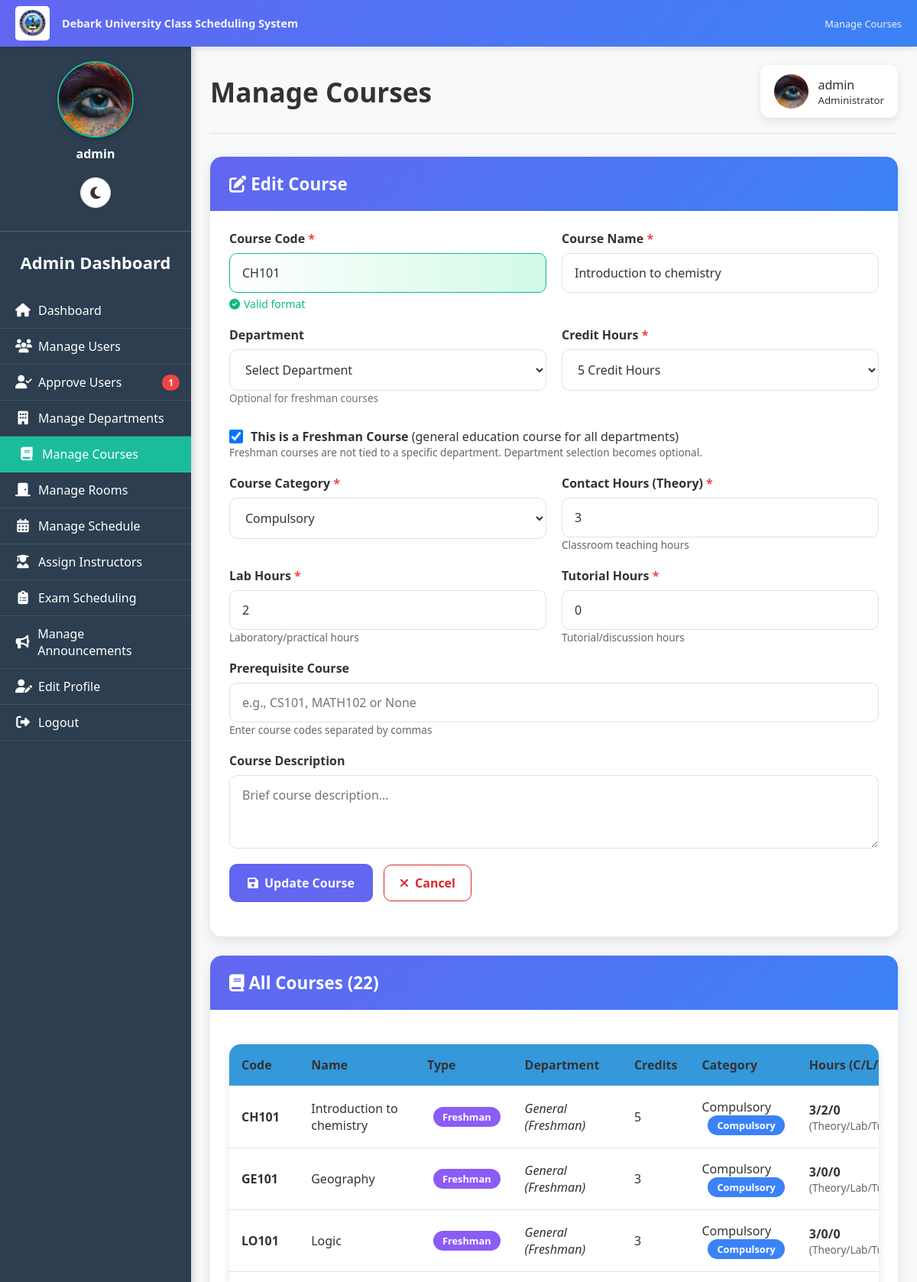
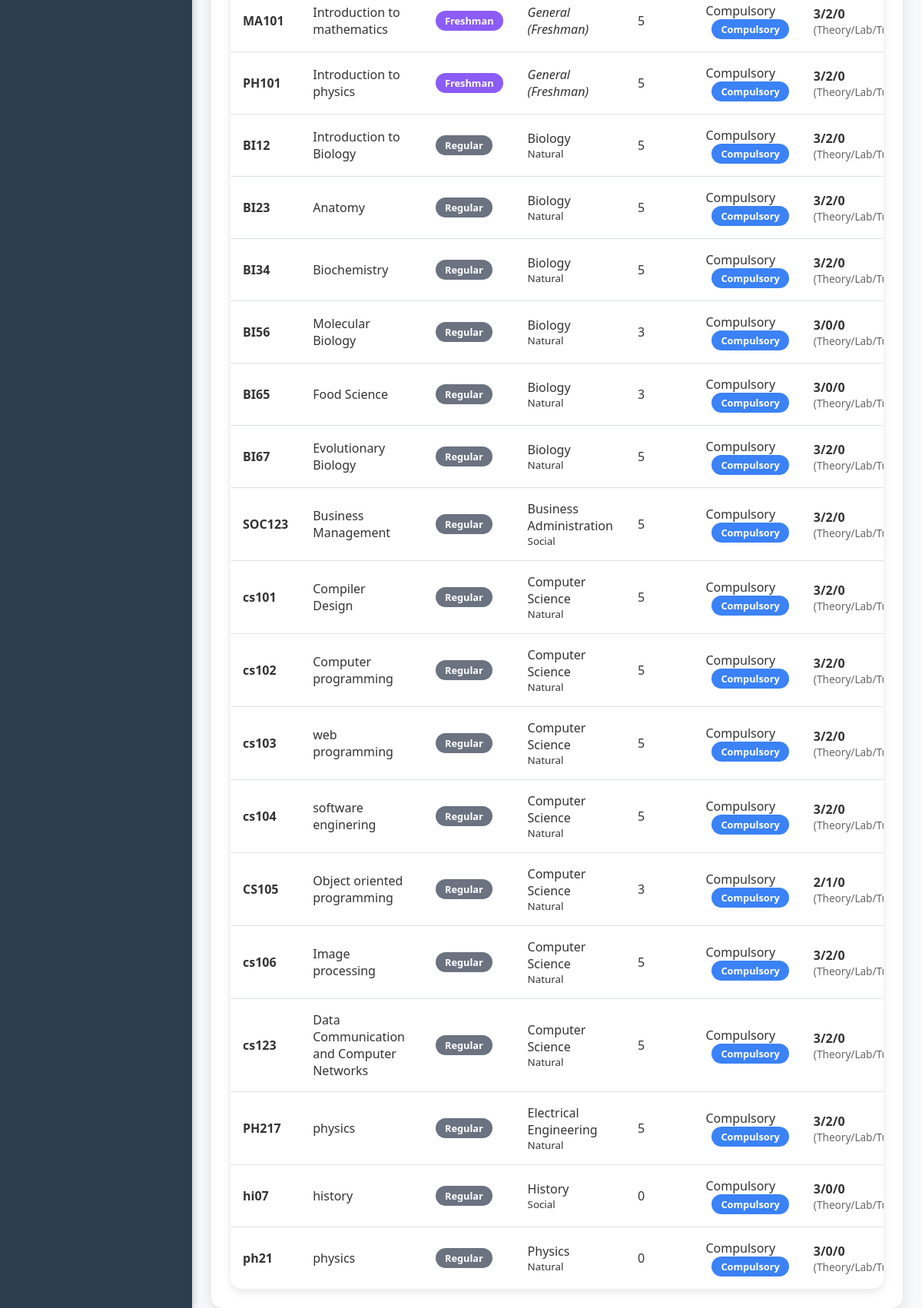
The app's page /admin/manage_courses.php?edit=33 (signed in) with its own data (2 pictures, top to bottom).
### tables this page shows
CREATE TABLE `users` (
  `user_id` int(11) NOT NULL,
  `username` varchar(50) NOT NULL,
  `password` varchar(255) NOT NULL,
  `full_name` varchar(100) NOT NULL,
  `student_id` varchar(50) DEFAULT NULL,
  `email` varchar(100) DEFAULT NULL,
  `role` enum('admin','instructor','student','department_head') NOT NULL,
  `department_id` int(11) DEFAULT NULL,
  `year` varchar(10) DEFAULT NULL,
  `created_at` timestamp NOT NULL DEFAULT current_timestamp(),
  `profile_picture` varchar(255) DEFAULT NULL,
  `email_verified` tinyint(1) DEFAULT 0,
  `verification_token` varchar(255) DEFAULT NULL,
  `is_approved` tinyint(1) DEFAULT 0,
  `is_verified` tinyint(1) NOT NULL DEFAULT 0,
  `id_number` varchar(20) DEFAULT NULL
);

CREATE TABLE `courses` (
  `course_id` int(11) NOT NULL,
  `course_code` varchar(20) NOT NULL,
  `course_name` varchar(100) NOT NULL,
  `credit_hours` int(11) NOT NULL,
  `department_id` int(11) DEFAULT NULL,
  `created_at` timestamp NOT NULL DEFAULT current_timestamp(),
  `prerequisite` varchar(255) DEFAULT NULL,
  `category` enum('Compulsory','Elective','Optional') DEFAULT 'Compulsory',
  `contact_hours` int(11) NOT NULL DEFAULT 3,
  `lab_hours` int(11) NOT NULL DEFAULT 0,
  `tutorial_hours` int(11) NOT NULL DEFAULT 0,
  `description` text DEFAULT NULL,
  `is_freshman` tinyint(1) DEFAULT 0
);

CREATE TABLE `departments` (
  `department_id` int(11) NOT NULL,
  `department_name` varchar(100) NOT NULL,
  `department_code` varchar(10) DEFAULT NULL,
  `category` varchar(50) NOT NULL,
  `description` text DEFAULT NULL
);

### public/admin/manage_courses.php (the view, shortened to what the rows shown need)
<?php
require __DIR__ . '/../../includes/db.php';
include __DIR__ . '/../includes/darkmode.php';
$user_stmt = $pdo->prepare("SELECT username, email, profile_picture FROM users WHERE user_id=?");
$user_stmt->execute([$_SESSION['user_id']]);
$current_user = $user_stmt->fetch();
function getAdminProfilePicturePath($profile_picture) {
    $locations = [
        __DIR__ . '/../uploads/admin/' . $profile_picture,
        __DIR__ . '/../uploads/' . $profile_picture,
        __DIR__ . '/../../uploads/' . $profile_picture,
        'uploads/admin/' . $profile_picture,
        '../uploads/admin/' . $profile_picture,
        'uploads/' . $profile_picture,
        '../uploads/' . $profile_picture,
    ];
    foreach ($locations as $location) {
        if (file_exists($location)) {
            if (strpos($location, '/admin/') !== false) {
                return '../uploads/admin/' . $profile_picture;
            } elseif (strpos($location, 'uploads/admin/') !== false) {
                return 'uploads/admin/' . $profile_picture;
            } elseif (strpos($location, '../uploads/') !== false) {
                return '../uploads/' . $profile_picture;
            } elseif (strpos($location, 'uploads/') !== false) {
                return 'uploads/' . $profile_picture;
            }
        }
    }
    return '../assets/default_profile.png';
}
$profile_img_path = getAdminProfilePicturePath($current_user['profile_picture'] ?? '');
$edit_course = null;
if(isset($_GET['edit'])){
    $edit_id = (int)$_GET['edit'];
    $stmt = $pdo->prepare("
        SELECT c.*, d.department_name, d.category as dept_category
        FROM courses c
        LEFT JOIN departments d ON c.department_id = d.department_id
        WHERE c.course_id=?
    ");
    $stmt->execute([$edit_id]);
    $edit_course = $stmt->fetch();
}
$courses = $pdo->query("
    SELECT c.course_id, c.course_name, c.course_code, c.credit_hours, c.category as course_category,
           c.is_freshman, c.contact_hours, c.lab_hours, c.tutorial_hours, c.prerequisite, c.description,
           d.department_name, d.category as dept_category
    FROM courses c
    LEFT JOIN departments d ON c.department_id = d.department_id
    ORDER BY c.is_freshman DESC, d.department_name, c.course_code
")->fetchAll();
?>
<!DOCTYPE html>
<html lang="en" data-theme="<?= $darkMode ? 'dark' : 'light' ?>">
<head>
<link rel="stylesheet" href="https://cdnjs.cloudflare.com/ajax/libs/font-awesome/6.4.0/css/all.min.css">
<link rel="stylesheet" href="../../assets/css/darkmode.css">
</head>
<body>
    <div class="sidebar" id="sidebar">
        <div class="sidebar-content">
            <div class="sidebar-profile">
                <img src="<?= htmlspecialchars($profile_img_path) ?>" alt="Profile Picture" id="sidebarProfilePic"
                     onerror="this.onerror=null; this.src='../assets/default_profile.png';">
                <p><?= htmlspecialchars($current_user['username']) ?></p>
            </div>
            <h2>Admin Dashboard</h2>
        </div>
    </div>
    <div class="main-content">
        <div class="header">
            <h1>Manage Courses</h1>
            <div class="user-info">
                <img src="<?= htmlspecialchars($profile_img_path) ?>" alt="Profile" id="headerProfilePic"
                     onerror="this.onerror=null; this.src='../assets/default_profile.png';">
                <div>
                    <div><?= htmlspecialchars($current_user['username']) ?></div>
                    <small>Administrator</small>
                </div>
            </div>
        </div>
        <div class="card">
            <div class="card-body">
                <form method="POST" id="courseForm" onsubmit="return validateForm()">
                    <div class="form-row">
                        <div class="form-group">
                            <label for="course_code" class="required">Course Code</label>
                            <input type="text" name="course_code" id="course_code" class="form-control"
                                   placeholder="e.g., CS101" required
                                   value="<?= htmlspecialchars($edit_course['course_code'] ?? '') ?>"
                                   oninput="checkCourseCode()">
                            <div id="course-code-feedback"></div>
                        </div>
                        <div class="form-group">
                            <label for="course_name" class="required">Course Name</label>
                            <input type="text" name="course_name" id="course_name" class="form-control"
                                   placeholder="e.g., Introduction to Programming" required
                                   value="<?= htmlspecialchars($edit_course['course_name'] ?? '') ?>">
                        </div>
                    </div>
                    <div class="form-row">
                        <div class="form-group">
                            <label for="credit_hours" class="required">Credit Hours</label>
                            <select name="credit_hours" id="credit_hours" class="form-control" required>
                                <option value="5" <?= (isset($edit_course) && $edit_course['credit_hours']==5)?'selected':'' ?>>5 Credit Hours</option>
                            </select>
                        </div>
                    </div>
                    <div class="form-group">
                        <div class="checkbox-group">
                            <input type="checkbox" name="is_freshman" id="is_freshman" value="1"
                                   <?= (isset($edit_course) && $edit_course['is_freshman'])?'checked':'' ?>>
                            <label for="is_freshman">
                                <strong>This is a Freshman Course</strong> (general education course for all departments)
                            </label>
                        </div>
                    </div>
                    <div class="form-row">
                        <div class="form-group">
                            <label for="category" class="required">Course Category</label>
                            <select name="category" id="category" class="form-control" required>
                                <option value="Compulsory" <?= (!isset($edit_course) || (isset($edit_course) && $edit_course['category']=='Compulsory'))?'selected':'' ?>>Compulsory</option>
                            </select>
                        </div>
                        <div class="form-group">
                            <label for="contact_hours" class="required">Contact Hours (Theory)</label>
                            <input type="number" name="contact_hours" id="contact_hours" class="form-control"
                                   min="0" max="5" value="<?= $edit_course['contact_hours'] ?? 3 ?>" required>
                            <small class="hours-info">Classroom teaching hours</small>
                        </div>
                    </div>
                    <div class="form-row">
                        <div class="form-group">
                            <label for="lab_hours" class="required">Lab Hours</label>
                            <input type="number" name="lab_hours" id="lab_hours" class="form-control"
                                   min="0" max="5" value="<?= $edit_course['lab_hours'] ?? 0 ?>" required>
                            <small class="hours-info">Laboratory/practical hours</small>
                        </div>
                        <div class="form-group">
                            <label for="tutorial_hours" class="required">Tutorial Hours</label>
                            <input type="number" name="tutorial_hours" id="tutorial_hours" class="form-control"
                                   min="0" max="5" value="<?= $edit_course['tutorial_hours'] ?? 0 ?>" required>
                            <small class="hours-info">Tutorial/discussion hours</small>
                        </div>
                    </div>
                </form>
            </div>
        </div>
        <div class="card">
            <div class="card-body">
                <?php if($courses): ?>
                    <div class="table-container">
                        <table class="courses-table">
                            <thead>
                                <tr>
                                    <th>Code</th>
                                    <th>Name</th>
                                    <th>Type</th>
                                    <th>Department</th>
                                    <th>Credits</th>
                                    <th>Category</th>
                                    <th>Hours (C/L/T)</th>
                                </tr>
                            </thead>
                            <tbody>
                                <?php foreach($courses as $c): ?>
                                <tr>
                                    <td data-label="Code"><strong><?= htmlspecialchars($c['course_code']) ?></strong></td>
                                    <td data-label="Name"><?= htmlspecialchars($c['course_name']) ?></td>
                                    <td data-label="Type">
                                        <?php if($c['is_freshman']): ?>
                                            <span class="course-badge badge-freshman">Freshman</span>
                                        <?php else: ?>
                                            <span class="course-badge badge-regular">Regular</span>
                                        <?php endif; ?>
                                    </td>
                                    <td data-label="Department">
                                        <?php if($c['department_name']): ?>
                                            <?= htmlspecialchars($c['department_name']) ?>
                                            <br><small><?= $c['dept_category'] ?></small>
                                        <?php else: ?>
                                            <em>General (Freshman)</em>
                                        <?php endif; ?>
                                    </td>
                                    <td data-label="Credits"><?= $c['credit_hours'] ?></td>
                                    <td data-label="Category">
                                        <?= $c['course_category'] ?>
                                        <span class="course-badge badge-<?= strtolower($c['course_category']) ?>">
                                            <?= $c['course_category'] ?>
                                        </span>
                                    </td>
                                    <td data-label="Hours">
                                        <strong><?= $c['contact_hours'] ?>/<?= $c['lab_hours'] ?>/<?= $c['tutorial_hours'] ?></strong>
                                        <br>
                                        <small class="hours-info">(Theory/Lab/Tutorial)</small>
                                    </td>
                                </tr>
                                <?php endforeach; ?>
                            </tbody>
                        </table>
                    </div>
                <?php endif; ?>
            </div>
        </div>
    </div>
</body>
</html>

### records on screen
users: profile_picture (picture), username "admin"
courses: course_code "CH101", course_name "Introduction to chemistry", credit_hours "5 Credit Hours", is_freshman "☑", category "Compulsory", contact_hours "3", lab_hours "2", tutorial_hours "0", shows "Freshman", shows "General (Freshman)", credit_hours "5"
courses: course_code "GE101", course_name "Geography", is_freshman "Freshman", shows "General (Freshman)", credit_hours "3", category "Compulsory", contact_hours "3", lab_hours "0", tutorial_hours "0"
courses: course_code "LO101", course_name "Logic", is_freshman "Freshman", shows "General (Freshman)", credit_hours "3", category "Compulsory", contact_hours "3", lab_hours "0", tutorial_hours "0"
courses: course_code "MA101", course_name "Introduction to mathematics", is_freshman "Freshman", shows "General (Freshman)", credit_hours "5", category "Compulsory", contact_hours "3", lab_hours "2", tutorial_hours "0"
courses: course_code "PH101", course_name "Introduction to physics", is_freshman "Freshman", shows "General (Freshman)", credit_hours "5", category "Compulsory", contact_hours "3", lab_hours "2", tutorial_hours "0"
courses: course_code "BI12", course_name "Introduction to Biology", is_freshman "Regular", department.department_name "Biology", department.category "Natural", credit_hours "5", category "Compulsory", contact_hours "3", lab_hours "2", tutorial_hours "0"
courses: course_code "BI23", course_name "Anatomy", is_freshman "Regular", department.department_name "Biology", department.category "Natural", credit_hours "5", category "Compulsory", contact_hours "3", lab_hours "2", tutorial_hours "0"
courses: course_code "BI34", course_name "Biochemistry", is_freshman "Regular", department.department_name "Biology", department.category "Natural", credit_hours "5", category "Compulsory", contact_hours "3", lab_hours "2", tutorial_hours "0"
courses: course_code "BI56", course_name "Molecular Biology", is_freshman "Regular", department.department_name "Biology", department.category "Natural", credit_hours "3", category "Compulsory", contact_hours "3", lab_hours "0", tutorial_hours "0"
courses: course_code "BI65", course_name "Food Science", is_freshman "Regular", department.department_name "Biology", department.category "Natural", credit_hours "3", category "Compulsory", contact_hours "3", lab_hours "0", tutorial_hours "0"
courses: course_code "BI67", course_name "Evolutionary Biology", is_freshman "Regular", department.department_name "Biology", department.category "Natural", credit_hours "5", category "Compulsory", contact_hours "3", lab_hours "2", tutorial_hours "0"
courses: course_code "SOC123", course_name "Business Management", is_freshman "Regular", department.department_name "Business Administration", department.category "Social", credit_hours "5", category "Compulsory", contact_hours "3", lab_hours "2", tutorial_hours "0"
courses: course_code "cs101", course_name "Compiler Design", is_freshman "Regular", department.department_name "Computer Science", department.category "Natural", credit_hours "5", category "Compulsory", contact_hours "3", lab_hours "2", tutorial_hours "0"
courses: course_code "cs102", course_name "Computer programming", is_freshman "Regular", department.department_name "Computer Science", department.category "Natural", credit_hours "5", category "Compulsory", contact_hours "3", lab_hours "2", tutorial_hours "0"
courses: course_code "cs103", course_name "web programming", is_freshman "Regular", department.department_name "Computer Science", department.category "Natural", credit_hours "5", category "Compulsory", contact_hours "3", lab_hours "2", tutorial_hours "0"
courses: course_code "cs104", course_name "software enginering", is_freshman "Regular", department.department_name "Computer Science", department.category "Natural", credit_hours "5", category "Compulsory", contact_hours "3", lab_hours "2", tutorial_hours "0"
courses: course_code "CS105", course_name "Object oriented programming", is_freshman "Regular", department.department_name "Computer Science", department.category "Natural", credit_hours "3", category "Compulsory", contact_hours "2", lab_hours "1", tutorial_hours "0"
courses: course_code "cs106", course_name "Image processing", is_freshman "Regular", department.department_name "Computer Science", department.category "Natural", credit_hours "5", category "Compulsory", contact_hours "3", lab_hours "2", tutorial_hours "0"
courses: course_code "cs123", course_name "Data Communication and Computer Networks", is_freshman "Regular", department.department_name "Computer Science", department.category "Natural", credit_hours "5", category "Compulsory", contact_hours "3", lab_hours "2", tutorial_hours "0"
courses: course_code "PH217", course_name "physics", is_freshman "Regular", department.department_name "Electrical Engineering", department.category "Natural", credit_hours "5", category "Compulsory", contact_hours "3", lab_hours "2", tutorial_hours "0"
courses: course_code "hi07", course_name "history", is_freshman "Regular", department.department_name "History", department.category "Social", credit_hours "0", category "Compulsory", contact_hours "3", lab_hours "0", tutorial_hours "0"
courses: course_code "ph21", course_name "physics", is_freshman "Regular", department.department_name "Physics", department.category "Natural", credit_hours "0", category "Compulsory", contact_hours "3", lab_hours "0", tutorial_hours "0"

### other values on screen
$pending_approvals "1"
count($courses) "22"
